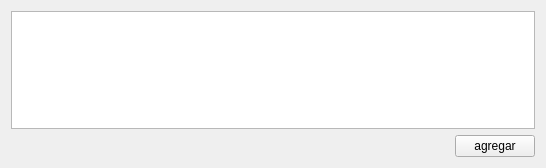
<?xml version="1.0" encoding="UTF-8"?>
<ui version="4.0">
 <class>Widget</class>
 <widget class="QWidget" name="Widget">
  <property name="geometry">
   <rect>
    <x>0</x>
    <y>0</y>
    <width>546</width>
    <height>168</height>
   </rect>
  </property>
  <property name="windowTitle">
   <string>Widget</string>
  </property>
  <layout class="QVBoxLayout" name="verticalLayout">
   <item>
    <widget class="QTableWidget" name="tableWidget"/>
   </item>
   <item>
    <layout class="QHBoxLayout" name="horizontalLayout">
     <item>
      <spacer name="horizontalSpacer">
       <property name="orientation">
        <enum>Qt::Orientation::Horizontal</enum>
       </property>
       <property name="sizeHint" stdset="0">
        <size>
         <width>40</width>
         <height>20</height>
        </size>
       </property>
      </spacer>
     </item>
     <item>
      <widget class="QPushButton" name="agrega">
       <property name="text">
        <string>agregar</string>
       </property>
      </widget>
     </item>
    </layout>
   </item>
  </layout>
 </widget>
 <resources/>
 <connections/>
</ui>
